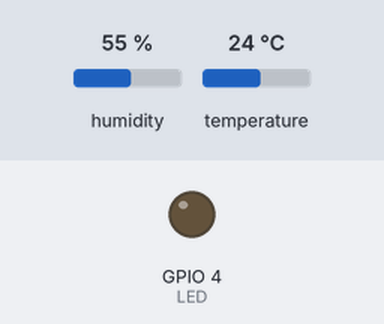
Simulated run of this program. Board: ESP32. On the bench: output pins drawn as LEDs (lit = HIGH). The inputs (shaded band) are chosen by the test bench; at power-on: temperature 24 °C, humidity 55 %. What the program prints to the serial monitor is not drawn.

Above: at 2.8 s.
2.9 s: temperature set to 25.9 °C
5.6 s: temperature set to 27.2 °C
At 6.5 s:
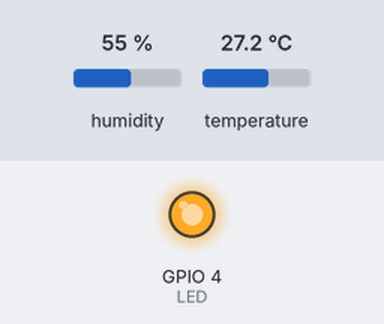
8.3 s: temperature set to 12 °C
At 11.1 s:
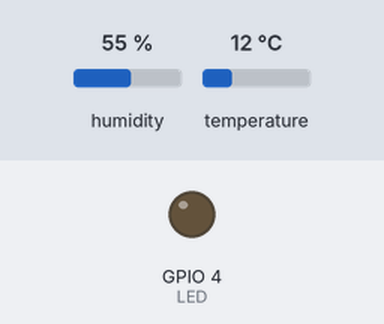
11.5 s: temperature set to 28 °C
At 12.8 s:
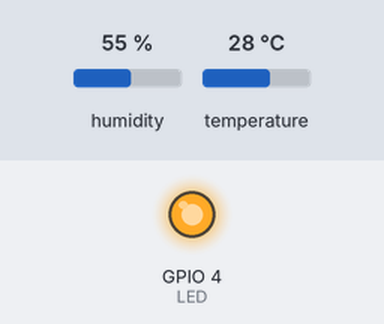
Timing chart, 0 to 14.5 s (numbered marks = the images above; inputs shaded):
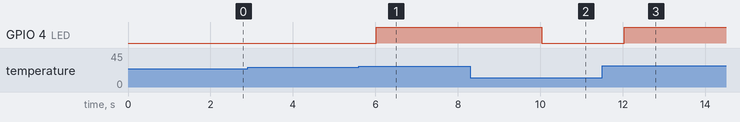

The program:

main.cpp
```cpp
#include <Arduino.h>
#include<Adafruit_Sensor.h>
#include <Wire.h>
#include<DHT.h>
#include <SPI.h>

DHT mysensor(5,DHT12);
float temperature,humidity;
int LED = 4;

void setup() {
  Serial.begin(11250);
  mysensor.begin();
  pinMode(LED, OUTPUT);
  digitalWrite(LED, LOW);
}

void loop() {
  humidity = mysensor.readHumidity();
  temperature = mysensor.readTemperature();
  if(temperature >= 26.5){
    digitalWrite(LED,HIGH);
    Serial.print("LED ON");
  }else{
    digitalWrite(LED,LOW);
    Serial.print("LED OFF");
  }
  Serial.print("Temerature: ");
  Serial.print(temperature);
  Serial.print("C / Humidity");
  Serial.print(humidity);
  Serial.print("%");
  delay(2000);
}
```

Measured:
- the behaviour switches between 26.4 and 26.5 °C on temperature (found by bisection; images 0 and 1)
- after the input at 2.9 s, every drawn part: stays the same
- after the input at 5.6 s, GPIO 4 (LED): LOW → HIGH after 0.42 s
- after the input at 8.3 s, GPIO 4 (LED): HIGH → LOW after 1.7 s
- after the input at 11.5 s, GPIO 4 (LED): LOW → HIGH after 0.54 s
